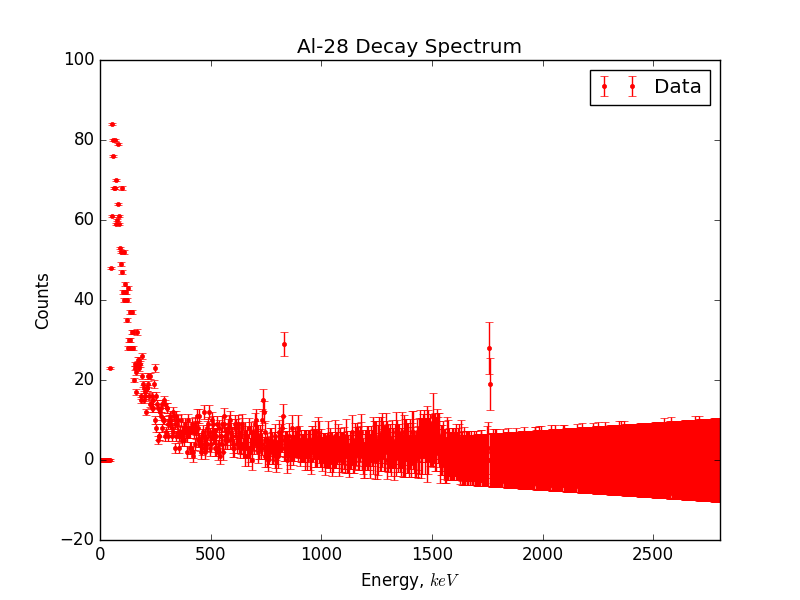

This figure's Python source:
import numpy as np
from scipy import loadtxt, optimize
import matplotlib.pyplot as plt


# Read in the data from file
ch, enerr, counts= loadtxt('/home/alemsolobog/Exper8/baf/al-28.tsv', unpack=True, skiprows=25)
A = 2.7388111285378938
dA = 0.010215429073924514
B = -0.15149686213879948
dB = 0.026780799475270723
energy = ch * A + B
denergy = ch * dA + dB
fig1 = plt.figure()
ax1 = fig1.add_subplot(111)
ax1.errorbar(energy, counts,denergy,fmt="r.", label = "Data")

ax1.set_title('Al-28 Decay Spectrum')
ax1.set_xlabel('Energy, $keV$')
ax1.set_ylabel('Counts')


textstr2 = "Compton Edge \n Peak: 661.6 keV"
textstr1 = "Peak: 178 keV\n"

file1 = open("al.txt","a")
for i in range(len(ch)):
    x = str(ch[i]) +  " " + str(energy[i]) + " " + str(counts[i]) + "\n"
    file1.write(x)

ax1.annotate(textstr1, xy=(640, 8500), xytext=(400, 7000),arrowprops=dict(arrowstyle="->"))
ax1.annotate(textstr2, xy=(443, 815), xytext=(300, 1500),arrowprops=dict(arrowstyle="->"))
ax1.legend(loc='upper right')
#
# ax1.set_ylim(0,1000)
ax1.set_xlim(energy.min(),energy.max())

plt.savefig('al28.png')
# plt.show()
